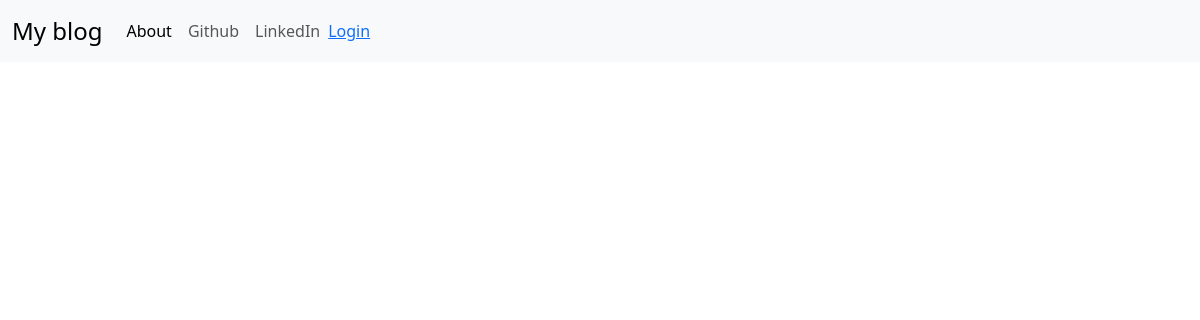
Before: / with the older database file.
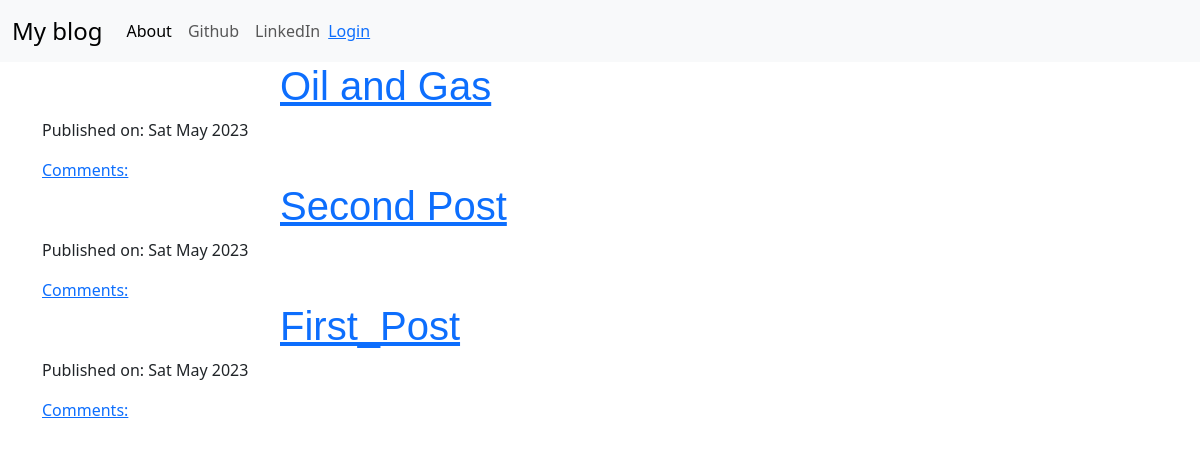
After: the same page with the newer database file.
### blog/models.py (models this page shows, shortened)
class Post(models.Model):
    author = models.ForeignKey("auth.User", on_delete=models.CASCADE)
    title = models.CharField(max_length=200)
    text = models.TextField()
    create_date = models.DateTimeField(default=timezone.now)
    published_date = models.DateTimeField(blank=True, null=True)

### blog/views.py (the view)
# urls.py: path('', views.PostListView.as_view(), name='post_list'),
class PostListView(ListView):
    model = Post
    def get_queryset(self):
        return Post.objects.filter(published_date__lte=timezone.now()).order_by('-published_date')

### blog/templates/blog/post_list.html
<!DOCTYPE html>
{% extends 'blog/base.html' %}
{% block content %}
<div class="centerstage">
    {% for post in post_list %}
    <div class="post">
        <h1><a href="{% url 'post_detail' pk=post.pk%}">{{post.title}}</a></h1>
        <div class="date">
            <p>Published on: {{post.published_date|date:"D M Y"}}</p>
        </div>
        <a href="{% url 'post_detail' pk=post.pk %}">Comments:{{post.approved_comment.count}}</a>
    </div>
    {% endfor %}
</div>
{% endblock %}

### blog/templates/blog/base.html (shortened to what this page needs)
<!DOCTYPE html>
{% load static %}
    <html lang="en">
    <head>
        <link href="https://cdn.jsdelivr.net/npm/bootstrap@5.3.0-alpha3/dist/css/bootstrap.min.css" rel="stylesheet">
        <link rel="stylesheet" href="//cdn.jsdelivr.net/npm/medium-editor@latest/dist/css/medium-editor.min.css" type="text/css" media="screen" charset="utf-8">
        <link rel="stylesheet" href="{% static 'css/blog.css' %}">
    </head>
    <body>
        <nav class="navbar navbar-expand-lg bg-body-tertiary techfont custom-navbar">
          <div class="container-fluid">
            <a class="navbar-brand bigbrand" href="{% url 'post_list' %}">My blog</a>
            <div class="collapse navbar-collapse" id="navbarNav">
              <ul class="navbar-nav">
                <li class="nav-item">
                  <a class="nav-link active" aria-current="page" href="{% url 'about' %}">About</a>
                </li>
                <li class="nav-item">
                  <a class="nav-link" href="http://www.github.com/ibrahimshaker1">Github</a>
                </li>
                <li class="nav-item">
                  <a class="nav-link" href="#">LinkedIn</a>
                </li>
              </ul>
              <ul class="navbar-nav navbar-right">
                  {% if user.is_authenticated %}
                  <li>
                      <a href="{% url 'post_new' %}" >New Post</a>
                  </li>
                  <li>
                      <a href="{% url 'post_draft_list' %}" >Drafts</a>
                  </li>
                  <li>
                      <a href="{% url 'logout' %}" >Log Out</a>
                  </li>
                  <li>
                      <a>Welcome: {{user.username}}</a>
                  </li>
                  {% else %}
                  <li>
                      <a class="nav navbar-right" href="{% url 'login' %}"><span class="glyphicon glyphicon-user">Login</span></a>
                  </li>
                  {% endif %}
              </ul>
            </div>
          </div>
        </nav>
        <div class="content container">
            <div class="row">
                <div class="col-md-8">
                    <div class="blog_posts">
                        {% block content %}
                        {% endblock %}
                    </div>
                </div>
            </div>
        </div>
    </body>
    </html>

### blog/static/css/blog.css (style rules this page uses)
.bigbrand { font-size: 1.5em; }
h1 { font-family: Oak,sans-serif; color: rgba(0,0,0,0.7); position:relative; top:calc(50% - 80px); left:calc(50% - 130px); }
.centerstage { margin-left: auto; margin-right: auto; }

Changed rows visible on the page:
added Post: title "Oil and Gas", published_date "Sat May 2023"
added Post: title "Second Post", published_date "Sat May 2023"
added Post: title "First_Post", published_date "Sat May 2023"
